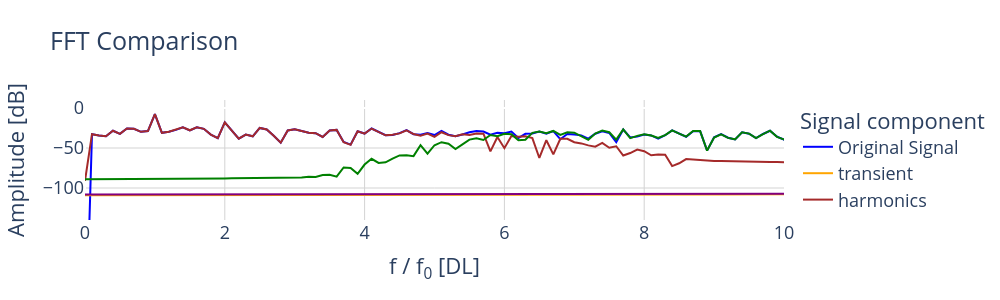
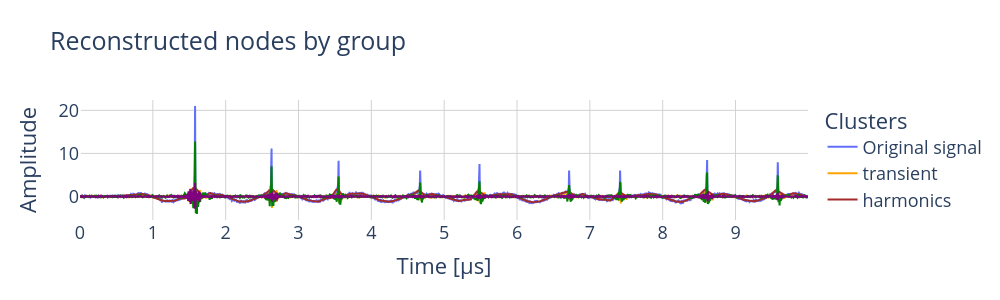

The code cell stored with these charts, in order, in its notebook:
### Code cell
# Set clusters to None to plot all of them, otherwise, plot a list of int
# fig = plot.plot_fft_by_group(
#     tr_obj, labels, no_clusters, sampling_rate,
#     clusters=None, xlim=10, fundamental_freq=frequency,
#     freq_threshold=freq_threshold
# )

# fig = plot.plot_reconstructions_by_group(tr_obj, labels, no_clusters, t_plot, freq_threshold)

fig = plot.plot_fft_by_group(
    tr_obj, labels, no_clusters=None, sampling_rate=sampling_rate,
    clusters=None, xlim=10, fundamental_freq=frequency,
    freq_threshold=freq_threshold, label_map=label_map
)
if savefig_flag == True:
    save_figure(fig, f"fft_rec_centers_{result_id}")

fig = plot.plot_reconstructions_by_group(
    tr_obj, labels, no_clusters=None, t_plot=sampling_rate, 
    freq_threshold=freq_threshold, label_map=label_map
)
if savefig_flag == True:
    save_figure(fig, f"sig_rec_centers_{result_id}")

### Figure 1 — Plotly figure (JSON) as saved in the notebook; plotly's stock layout.template omitted (floating-point values rounded to 4 significant figures; data arrays with more than 128 entries replaced by an {"elided": "..."} marker saying what was removed)
{"data": [{"line": {"color": "blue"}, "mode": "lines", "name": "Original Signal", "type": "scatter", "x": {"elided": "1000 float values"}, "y": {"elided": "1000 float values"}}, {"line": {"color": "orange"}, "mode": "lines", "name": "transient", "type": "scatter", "x": {"elided": "1000 float values"}, "y": {"elided": "1000 float values"}}, {"line": {"color": "brown"}, "mode": "lines", "name": "harmonics", "type": "scatter", "x": {"elided": "1000 float values"}, "y": {"elided": "1000 float values"}}, {"line": {"color": "green"}, "mode": "lines", "type": "scatter", "x": {"elided": "1000 float values"}, "y": {"elided": "1000 float values"}}, {"line": {"color": "purple"}, "mode": "lines", "type": "scatter", "x": {"elided": "1000 float values"}, "y": {"elided": "1000 float values"}}], "layout": {"font": {"size": 18}, "height": 300, "legend": {"font": {"size": 18}, "title": {"text": "Signal component"}}, "plot_bgcolor": "white", "title": {"text": "FFT Comparison"}, "width": 1000, "xaxis": {"gridcolor": "lightgrey", "gridwidth": 1, "range": [0, 10], "showgrid": true, "title": {"text": "f / f<sub>0</sub> [DL]"}}, "yaxis": {"gridcolor": "lightgrey", "gridwidth": 1, "range": [-140, 10], "showgrid": true, "title": {"text": "Amplitude [dB]"}}}}

### Figure 2 — Plotly figure (JSON) as saved in the notebook; plotly's stock layout.template omitted (floating-point values rounded to 4 significant figures; data arrays with more than 128 entries replaced by an {"elided": "..."} marker saying what was removed)
{"data": [{"mode": "lines", "name": "Original signal", "type": "scatter", "x": {"elided": "2001 float values"}, "y": {"elided": "2000 float values"}}, {"line": {"color": "orange"}, "mode": "lines", "name": "transient", "type": "scatter", "x": {"elided": "2001 float values"}, "y": {"elided": "2000 float values"}}, {"line": {"color": "brown"}, "mode": "lines", "name": "harmonics", "type": "scatter", "x": {"elided": "2001 float values"}, "y": {"elided": "2000 float values"}}, {"line": {"color": "green"}, "mode": "lines", "type": "scatter", "x": {"elided": "2001 float values"}, "y": {"elided": "2000 float values"}}, {"line": {"color": "purple"}, "mode": "lines", "type": "scatter", "x": {"elided": "2001 float values"}, "y": {"elided": "2000 float values"}}], "layout": {"font": {"size": 18}, "height": 300, "legend": {"font": {"size": 18}, "title": {"text": "Clusters"}}, "plot_bgcolor": "white", "title": {"text": "Reconstructed nodes by group"}, "width": 1000, "xaxis": {"gridcolor": "lightgrey", "gridwidth": 1, "showgrid": true, "title": {"text": "Time [&mu;s]"}}, "yaxis": {"gridcolor": "lightgrey", "gridwidth": 1, "showgrid": true, "title": {"text": "Amplitude"}}}}
